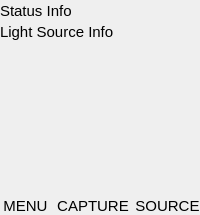
      <widget class="QWidget" name="mainPage">
       <layout class="QVBoxLayout" name="verticalLayout_4">
        <property name="spacing">
         <number>0</number>
        </property>
        <property name="leftMargin">
         <number>0</number>
        </property>
        <property name="topMargin">
         <number>0</number>
        </property>
        <property name="rightMargin">
         <number>0</number>
        </property>
        <property name="bottomMargin">
         <number>0</number>
        </property>
        <item>
         <layout class="QHBoxLayout" name="horizontalLayout_2">
          <property name="spacing">
           <number>0</number>
          </property>
          <item>
           <widget class="QLabel" name="statusInfo">
            <property name="font">
             <font>
              <pointsize>11</pointsize>
             </font>
            </property>
            <property name="text">
             <string>Status Info</string>
            </property>
            <property name="margin">
             <number>5</number>
            </property>
           </widget>
          </item>
          <item>
           <spacer name="horizontalSpacer">
            <property name="orientation">
             <enum>Qt::Horizontal</enum>
            </property>
            <property name="sizeHint" stdset="0">
             <size>
              <width>40</width>
              <height>20</height>
             </size>
            </property>
           </spacer>
          </item>
          <item>
           <widget class="QPushButton" name="wifiStatus">
            <property name="sizePolicy">
             <sizepolicy hsizetype="Minimum" vsizetype="Fixed">
              <horstretch>0</horstretch>
              <verstretch>0</verstretch>
             </sizepolicy>
            </property>
            <property name="styleSheet">
             <string notr="true">background: transparent;</string>
            </property>
            <property name="text">
             <string/>
            </property>
            <property name="icon">
             <iconset>
              <normaloff>:/image_resources/image_resources/wifiON_icon.ico</normaloff>:/image_resources/image_resources/wifiON_icon.ico</iconset>
            </property>
            <property name="iconSize">
             <size>
              <width>32</width>
              <height>32</height>
             </size>
            </property>
            <property name="flat">
             <bool>true</bool>
            </property>
           </widget>
          </item>
         </layout>
        </item>
        <item>
         <layout class="QHBoxLayout" name="horizontalLayout_3">
          <property name="spacing">
           <number>0</number>
          </property>
          <item>
           <widget class="QLabel" name="lightSourceInfo">
            <property name="font">
             <font>
              <pointsize>11</pointsize>
             </font>
            </property>
            <property name="text">
             <string>Light Source Info</string>
            </property>
            <property name="margin">
             <number>5</number>
            </property>
           </widget>
          </item>
          <item>
           <spacer name="horizontalSpacer_2">
            <property name="orientation">
             <enum>Qt::Horizontal</enum>
            </property>
            <property name="sizeHint" stdset="0">
             <size>
              <width>40</width>
              <height>20</height>
             </size>
            </property>
           </spacer>
          </item>
         </layout>
        </item>
        <item>
         <spacer name="verticalSpacer_15">
          <property name="orientation">
           <enum>Qt::Vertical</enum>
          </property>
          <property name="sizeHint" stdset="0">
           <size>
            <width>20</width>
            <height>40</height>
           </size>
          </property>
         </spacer>
        </item>
        <item>
         <spacer name="verticalSpacer">
          <property name="orientation">
           <enum>Qt::Vertical</enum>
          </property>
          <property name="sizeType">
           <enum>QSizePolicy::Expanding</enum>
          </property>
          <property name="sizeHint" stdset="0">
           <size>
            <width>20</width>
            <height>40</height>
           </size>
          </property>
         </spacer>
        </item>
        <item>
         <layout class="QHBoxLayout" name="horizontalLayout">
          <property name="spacing">
           <number>6</number>
          </property>
          <property name="topMargin">
           <number>0</number>
          </property>
          <item>
           <widget class="QWidget" name="menuWidget" native="true">
            <property name="sizePolicy">
             <sizepolicy hsizetype="Expanding" vsizetype="Minimum">
              <horstretch>0</horstretch>
              <verstretch>0</verstretch>
             </sizepolicy>
            </property>
            <layout class="QVBoxLayout" name="verticalLayout">
             <property name="spacing">
              <number>0</number>
             </property>
             <property name="leftMargin">
              <number>0</number>
             </property>
             <property name="topMargin">
              <number>0</number>
             </property>
             <property name="rightMargin">
              <number>0</number>
             </property>
             <property name="bottomMargin">
              <number>0</number>
             </property>
             <item>
              <widget class="QPushButton" name="menuButton">
               <property name="sizePolicy">
                <sizepolicy hsizetype="Expanding" vsizetype="Fixed">
                 <horstretch>0</horstretch>
                 <verstretch>0</verstretch>
                </sizepolicy>
               </property>
               <property name="minimumSize">
                <size>
                 <width>0</width>
                 <height>75</height>
                </size>
               </property>
               <property name="maximumSize">
                <size>
                 <width>16777215</width>
                 <height>16777215</height>
                </size>
               </property>
               <property name="styleSheet">
                <string notr="true">background: transparent;</string>
               </property>
               <property name="text">
                <string/>
               </property>
               <property name="icon">
                <iconset resource="resource.qrc">
                 <normaloff>:/image_resources/image_resources/menu_icon.png</normaloff>:/image_resources/image_resources/menu_icon.png</iconset>
               </property>
               <property name="iconSize">
                <size>
                 <width>48</width>
                 <height>48</height>
                </size>
               </property>
               <property name="default">
                <bool>false</bool>
               </property>
               <property name="flat">
                <bool>true</bool>
               </property>
              </widget>
             </item>
             <item>
              <widget class="QLabel" name="label_3">
               <property name="sizePolicy">
                <sizepolicy hsizetype="Minimum" vsizetype="Minimum">
                 <horstretch>0</horstretch>
                 <verstretch>0</verstretch>
                </sizepolicy>
               </property>
               <property name="minimumSize">
                <size>
                 <width>0</width>
                 <height>0</height>
                </size>
               </property>
               <property name="maximumSize">
                <size>
                 <width>16777215</width>
                 <height>16777215</height>
                </size>
               </property>
               <property name="font">
                <font>
                 <pointsize>11</pointsize>
                </font>
               </property>
               <property name="text">
                <string>MENU</string>
               </property>
               <property name="alignment">
                <set>Qt::AlignCenter</set>
               </property>
              </widget>
             </item>
            </layout>
           </widget>
          </item>
          <item>
           <widget class="QWidget" name="takePhotoWidget" native="true">
            <property name="sizePolicy">
             <sizepolicy hsizetype="Expanding" vsizetype="Minimum">
              <horstretch>0</horstretch>
              <verstretch>0</verstretch>
             </sizepolicy>
            </property>
            <layout class="QVBoxLayout" name="verticalLayout_2">
             <property name="spacing">
              <number>0</number>
             </property>
             <property name="sizeConstraint">
              <enum>QLayout::SetDefaultConstraint</enum>
             </property>
             <property name="leftMargin">
              <number>0</number>
             </property>
             <property name="topMargin">
              <number>0</number>
             </property>
             <property name="rightMargin">
              <number>0</number>
             </property>
             <property name="bottomMargin">
              <number>0</number>
             </property>
             <item>
              <widget class="QPushButton" name="takePhotoButton">
               <property name="sizePolicy">
                <sizepolicy hsizetype="Expanding" vsizetype="Fixed">
                 <horstretch>0</horstretch>
                 <verstretch>0</verstretch>
                </sizepolicy>
               </property>
               <property name="minimumSize">
                <size>
                 <width>0</width>
                 <height>75</height>
                </size>
               </property>
               <property name="maximumSize">
                <size>
                 <width>16777215</width>
                 <height>16777215</height>
                </size>
               </property>
               <property name="styleSheet">
                <string notr="true">background: transparent;</string>
               </property>
               <property name="text">
                <string/>
               </property>
               <property name="icon">
                <iconset resource="resource.qrc">
                 <normaloff>:/image_resources/image_resources/photoIcon1.png</normaloff>:/image_resources/image_resources/photoIcon1.png</iconset>
               </property>
               <property name="iconSize">
                <size>
                 <width>48</width>
                 <height>48</height>
                </size>
               </property>
               <property name="flat">
                <bool>true</bool>
               </property>
              </widget>
             </item>
             <item>
              <widget class="QLabel" name="label_4">
               <property name="sizePolicy">
                <sizepolicy hsizetype="Expanding" vsizetype="Minimum">
                 <horstretch>0</horstretch>
                 <verstretch>0</verstretch>
                </sizepolicy>
               </property>
               <property name="maximumSize">
                <size>
                 <width>16777215</width>
                 <height>16777215</height>
                </size>
               </property>
               <property name="font">
                <font>
                 <pointsize>11</pointsize>
                </font>
               </property>
               <property name="text">
                <string>CAPTURE</string>
               </property>
               <property name="alignment">
                <set>Qt::AlignCenter</set>
               </property>
               <property name="wordWrap">
                <bool>true</bool>
               </property>
              </widget>
             </item>
            </layout>
           </widget>
          </item>
          <item>
           <widget class="QWidget" name="lightSourceButton" native="true">
            <property name="sizePolicy">
             <sizepolicy hsizetype="Expanding" vsizetype="Minimum">
              <horstretch>0</horstretch>
              <verstretch>0</verstretch>
             </sizepolicy>
            </property>
            <layout class="QVBoxLayout" name="verticalLayout_3">
             <property name="spacing">
              <number>0</number>
             </property>
             <property name="leftMargin">
              <number>0</number>
             </property>
             <property name="topMargin">
              <number>0</number>
             </property>
             <property name="rightMargin">
              <number>0</number>
             </property>
             <property name="bottomMargin">
              <number>0</number>
             </property>
             <item>
              <widget class="QPushButton" name="lightSourcepushbutton">
               <property name="sizePolicy">
                <sizepolicy hsizetype="Expanding" vsizetype="Fixed">
                 <horstretch>0</horstretch>
                 <verstretch>0</verstretch>
                </sizepolicy>
               </property>
               <property name="minimumSize">
                <size>
                 <width>0</width>
                 <height>75</height>
                </size>
               </property>
               <property name="maximumSize">
                <size>
                 <width>16777215</width>
                 <height>16777215</height>
                </size>
               </property>
               <property name="styleSheet">
                <string notr="true">background: transparent;</string>
               </property>
               <property name="text">
                <string/>
               </property>
               <property name="icon">
                <iconset resource="resource.qrc">
                 <normaloff>:/image_resources/image_resources/double_arrow_icon.png</normaloff>:/image_resources/image_resources/double_arrow_icon.png</iconset>
               </property>
               <property name="iconSize">
                <size>
                 <width>48</width>
                 <height>48</height>
                </size>
               </property>
               <property name="flat">
                <bool>true</bool>
               </property>
              </widget>
             </item>
             <item>
              <widget class="QLabel" name="label_5">
               <property name="sizePolicy">
                <sizepolicy hsizetype="Expanding" vsizetype="Minimum">
                 <horstretch>0</horstretch>
                 <verstretch>0</verstretch>
                </sizepolicy>
               </property>
               <property name="maximumSize">
                <size>
                 <width>16777215</width>
                 <height>16777215</height>
                </size>
               </property>
               <property name="font">
                <font>
                 <pointsize>11</pointsize>
                </font>
               </property>
               <property name="text">
                <string>SOURCE</string>
               </property>
               <property name="alignment">
                <set>Qt::AlignCenter</set>
               </property>
               <property name="wordWrap">
                <bool>true</bool>
               </property>
              </widget>
             </item>
            </layout>
           </widget>
          </item>
         </layout>
        </item>
       </layout>
      </widget>
